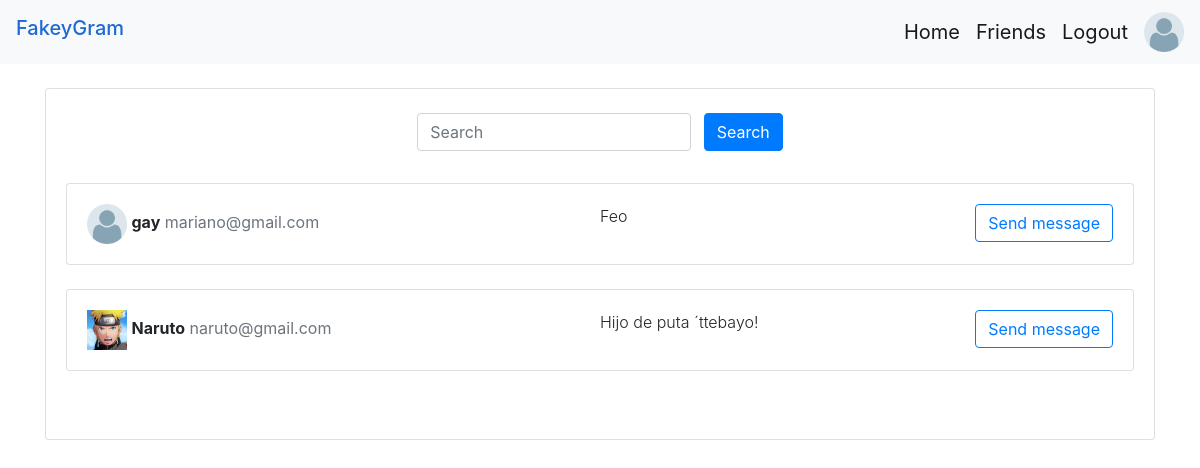
Before: /chats.php (signed in) with the older database file.
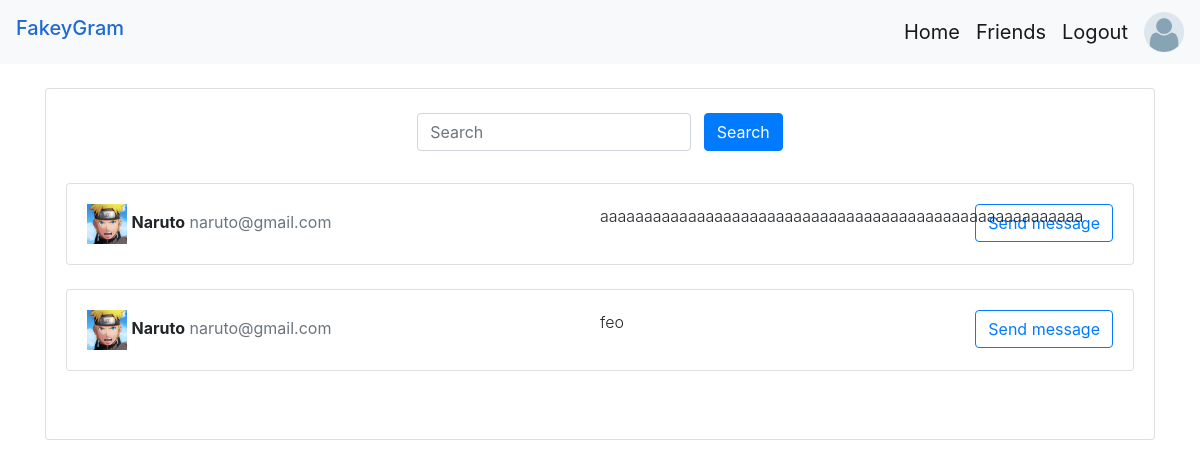
After: the same page with the newer database file.
### tables this page shows
CREATE TABLE `messages` (
  `id` int(100) NOT NULL,
  `sent_by` varchar(255) NOT NULL,
  `received_by` varchar(255) NOT NULL,
  `message` varchar(255) NOT NULL,
  `createdAt` varchar(255) NOT NULL
);

CREATE TABLE `users` (
  `id` int(100) NOT NULL,
  `email` varchar(255) NOT NULL,
  `name` varchar(255) NOT NULL,
  `password` varchar(255) NOT NULL,
  `pfp` varchar(255) DEFAULT 'default.png',
  `status` varchar(255) DEFAULT 'NOT SET',
  `age` varchar(255) DEFAULT 'NOT SET'
);

### chats.php (the view, shortened to what this page needs)
<?php
    include('scripts/db.php');
    if(isset($_SESSION['email'])) {
        $email = $_SESSION['email'];
    } else {
      header('Location: ./index.php?message=Please login first');
    }
?>
<!DOCTYPE html>
<html>
<head>
    <link rel="stylesheet" href="extra/css/snackbar.css">
    <link rel="stylesheet" href="https://stackpath.bootstrapcdn.com/bootstrap/4.5.2/css/bootstrap.min.css">
</head>
<body onLoad = "myFunction()">
    <nav class="navbar navbar-expand-lg navbar-light bg-light">
  <h4 style="color :#1e69d4;" class="navbar-brand">FakeyGram</h4>
  <div class="collapse navbar-collapse" id="navbarSupportedContent">
    <ul class="navbar-nav ml-auto">
      <li class="nav-item active">
        <a class="navbar-brand" href="./chats.php">Home </a>
      </li>
      <li class="nav-item active">
        <a class="navbar-brand" href="./friends.php">Friends</a>
      </li>
      <li class="nav-item">
        <a class="navbar-brand" href="./logout.php">Logout</a>
      </li>
      <?php
        $getUser = "SELECT * FROM users WHERE email = '$email'";
        $getUserStatus = mysqli_query($conn,$getUser) or die(mysqli_error($conn));
        $getUserRow = mysqli_fetch_assoc($getUserStatus);
      ?>
      <li class = "nav-item">
        <a href="profile.php?user=<?=$email?>">
          <img src="./pfp/<?=$getUserRow['pfp']?>" alt="Profile image" width = "40" class = "dropdown"/>
        </a>
      </li>
  </div>
</nav>
    <div class="container mt-4">
      <div class="card">
        <div class="card-title text-center">
          <form class="form-inline mt-4" style = "display : inline-block" method = "POST" action = "scripts/search-users.php">
            <input class="form-control mr-sm-2" type="search" name = "search" placeholder="Search" aria-label="Search" autocomplete="off">
            <button class="btn btn-primary my-2 my-sm-0" type="submit">Search</button>
          </form>
        </div>
        <div class="card-body mb-4">
          <?php
            $lastMessage = "SELECT DISTINCT * FROM messages WHERE received_by = '$email' ORDER BY id DESC";
            $lastMessageStatus = mysqli_query($conn,$lastMessage) or die(mysqli_error($conn));
            if(mysqli_num_rows($lastMessageStatus) > 0) {
              while($lastMessageRow = mysqli_fetch_assoc($lastMessageStatus)) {
                $sent_by = $lastMessageRow['sent_by'];
                $last_message = $lastMessageRow['message'];
                $getSender = "SELECT * FROM users WHERE email = '$sent_by'";
                $getSenderStatus = mysqli_query($conn,$getSender) or die(mysqli_error($conn));
                $getSenderRow = mysqli_fetch_assoc($getSenderStatus);
                if(strlen($last_message) > 55){
                  $last_message = substr($last_message,0,55);
                }
          ?>
          <div class="card">
            <div class="card-body">
              <img src = "./pfp/<?=$getSenderRow['pfp']?>" alt = "pfp" width = "40"/>
              <span><strong><?=$getSenderRow['name']?></strong></span> <span class="text-muted"><?=$lastMessageRow['sent_by'];?></span>
              <span><strong class="font-weight-light" style="position:absolute; left:50%;"><?= $last_message?></strong></span>
              <a href="./message.php?receiver=<?=$sent_by?>" class="btn btn-outline-primary" style = "float:right">Send message</a></h6>
            </div>
          </div><br/>
          <?php
            }
          } else {
          ?>
            <div class="card-body text-center">
              <h6><strong>No conversations yet!</strong></h6>
            </div>
          <?php
          }
          ?>
        </div>
      </div>
    </div>
</body>
</html>

Changed rows visible on the page:
removed messages: users.pfp (placeholder picture), users.name "gay", sent_by "mariano@gmail.com", message "Feo"
removed messages: users.pfp (picture), users.name "Naruto", sent_by "naruto@gmail.com", message "Hijo de puta ´ttebayo!"
added messages: users.pfp (picture), users.name "Naruto", sent_by "naruto@gmail.com", message "aaaaaaaaaaaaaaaaaaaaaaaaaaaaaaaaaaaaaaaaaaaaaaaaaaaaaaa"
added messages: users.pfp (picture), users.name "Naruto", sent_by "naruto@gmail.com", message "feo"
